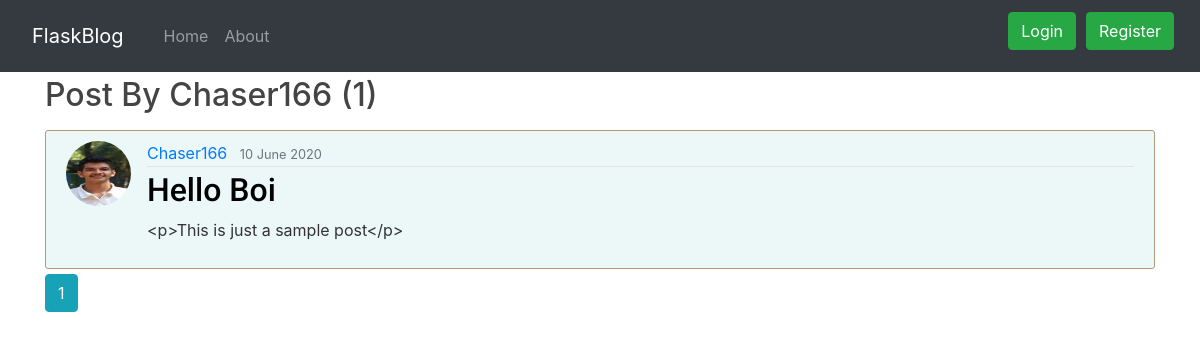
The page /user/Chaser166 on the database as committed earlier.
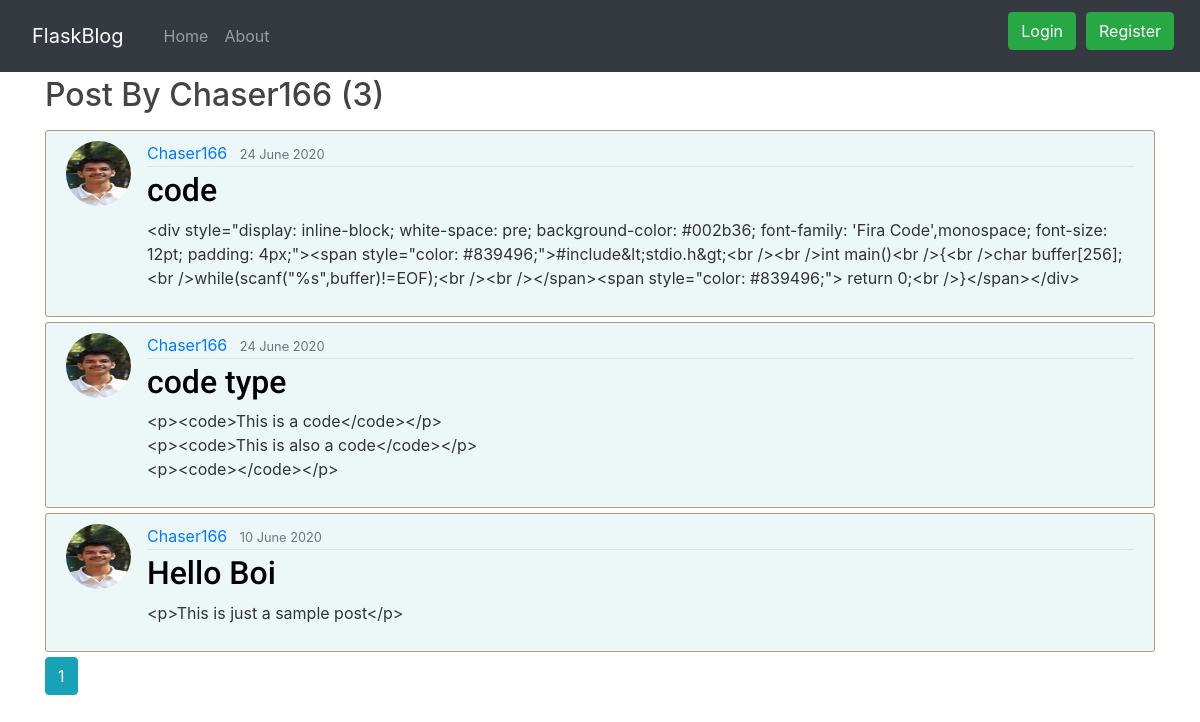
The same page on the database as committed later.
### flaskblog/models.py (models this page shows, shortened)
class Post(db.Model):
    id = db.Column(db.Integer, primary_key=True)
    title = db.Column(db.String(50), nullable=False)
    date_posted = db.Column(db.DateTime, nullable=False,
                            default=datetime.utcnow)
    content = db.Column(db.Text, nullable=False)
    user_id = db.Column(db.Integer, db.ForeignKey('user.id'), nullable=False)

class User(db.Model, UserMixin):
    id = db.Column(db.Integer, primary_key=True)
    username = db.Column(db.String(20), unique=True, nullable=False)
    email = db.Column(db.String(50), unique=True, nullable=False)
    image_file = db.Column(db.String(20), nullable=True,
                           default='default.jpg')
    password = db.Column(db.String(60), nullable=False)
    posts = db.relationship('Post', backref='author', lazy=True)

### flaskblog/users/routes.py (the view)
@users.route('/user/<string:username>')
def user_posts(username):
    page = request.args.get('page', 1, type=int)
    user = User.query.filter_by(username=username).first_or_404()
    posts = Post.query.filter_by(author=user)\
                .order_by(Post.date_posted.desc())\
                .paginate(per_page=3, page=page)
    return render_template('user_posts.html', posts=posts, user=user)

### flaskblog/templates/user_posts.html
{% extends "layout.html" %}
{%block content%}
<h2 class="mb-3">Post By {{ user.username }} ({{ posts.total }})</h2>
{% for post in posts.items %}
<article class="media content-section">
    <img class="rounded-circle article-img" src="{{ url_for('static',filename='images/'+post.author.image_file) }}">
    <div class="media-body">
        <div class="article-metadata">
            <a class="mr-2"
                href="{{ url_for('users.user_posts',username = post.author.username) }}">{{ post.author.username }}</a>
            <small class="text-muted">{{ post.date_posted.strftime('%d %B %Y') }}</small>
        </div>
        <h2><a class="article-title" href="{{ url_for('posts.post',post_id = post.id )}}">{{ post.title }}</a></h2>
        <p class=" article-content">{{ post.content }}</p>
    </div>
</article>
{% endfor %}
{% for page_num in posts.iter_pages(left_edge = 1,right_edge = 1,left_current = 1,right_current = 2) %}
{% if page_num %}
{% if page_num == posts.page %}
<a class="btn btn-info mb-4"
    href="{{ url_for('users.user_posts',page = page_num,username = user.username) }}">{{page_num}}</a>
{% else %}
<a class="btn btn-outline-info mb-4"
    href="{{ url_for('users.user_posts',page = page_num,username = user.username) }}">{{page_num}}</a>
{% endif %}
{% else %}
...
{% endif %}
{% endfor %}
{% endblock content%}

Rows that differ between the two databases and show on the page:
added Post: image_file (picture), author.username "Chaser166", date_posted "24 June 2020", title "code", content "<div style=\"display: inline-block; white-space: pre; background-color: #002b36; font-family: 'Fira Code',monospace; font-size: 12pt; padding: 4px;\"><span style=\"color: #839496;\">#include&lt;stdio.h&gt;<br /><br />int main()<br />{<br />char buffer[256];<br />while(scanf(\"%s\",buffer)!=EOF);<br /><br /></span><span style=\"color: #839496;\"> return 0;<br />}</span></div>"
added Post: image_file (picture), author.username "Chaser166", date_posted "24 June 2020", title "code type", content "<p><code>This is a code</code></p> <p><code>This is also a code</code></p> <p><code></code></p>"
Other text that changed with them:
{{ posts.total }}: "1" → "3"
